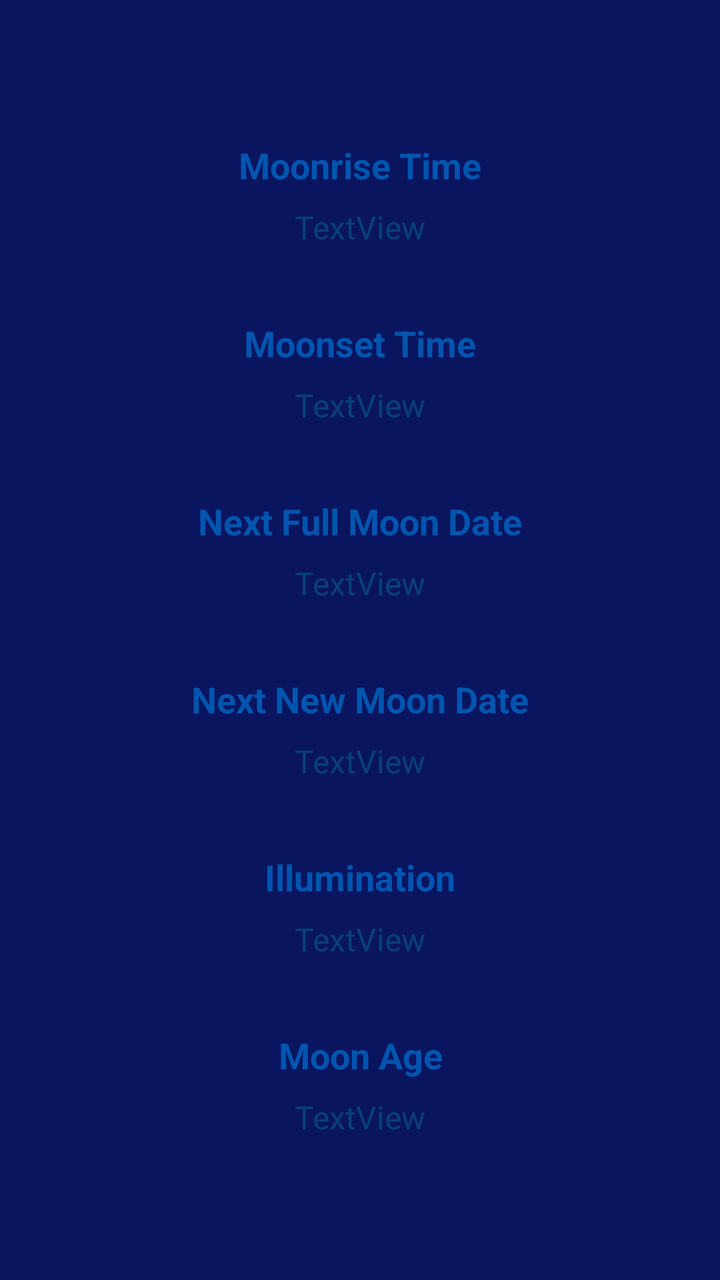
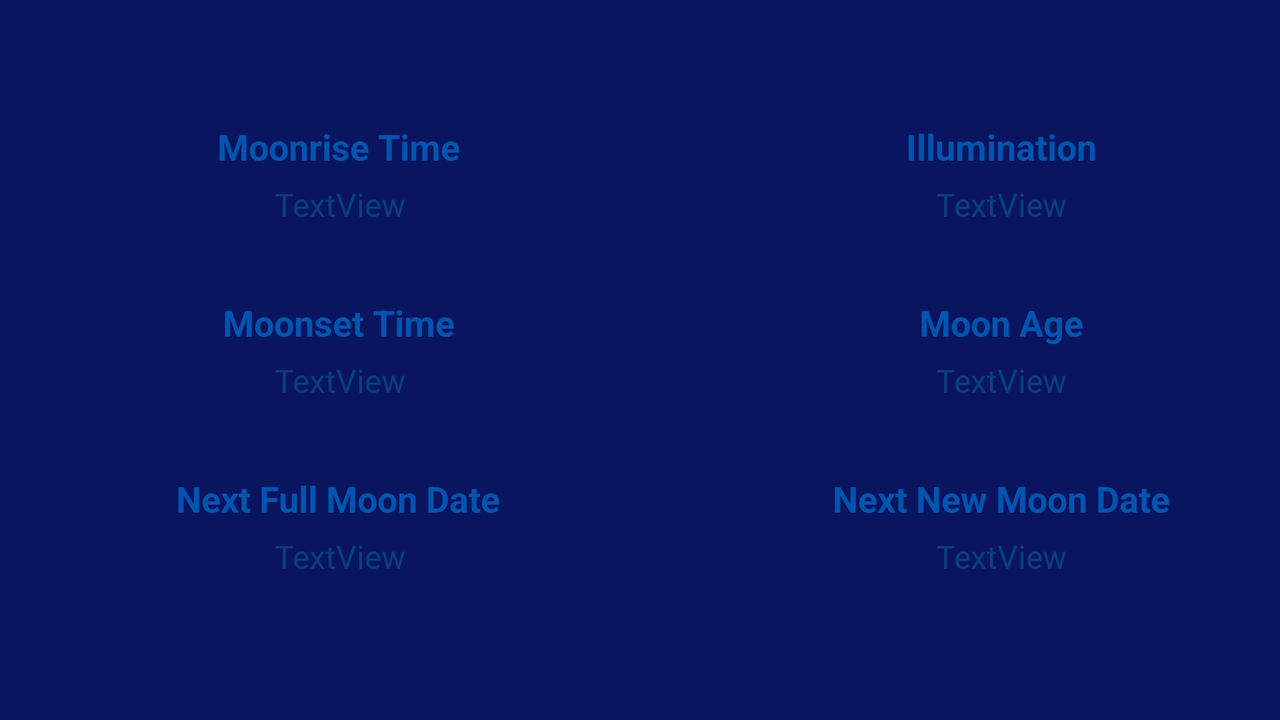

One screen, two layout resources from the same app: the default and the repository's alternative for another configuration. Each is rendered where Android would select it; the XML of both is given below.
<!-- AndroidManifest.xml: application theme AppTheme -->
<!-- res/layout/fragment_moon.xml -->
<LinearLayout xmlns:android="http://schemas.android.com/apk/res/android"
    xmlns:app="http://schemas.android.com/apk/res-auto"
    xmlns:tools="http://schemas.android.com/tools"
    android:layout_width="match_parent"
    android:layout_height="match_parent"
    android:background="@color/colorPrimaryDark"
    android:gravity="center"
    android:orientation="horizontal"
    tools:context="com.bbeny.astroweather.fragment.MoonFragment">

    <android.support.constraint.ConstraintLayout
        android:layout_width="wrap_content"
        android:layout_height="wrap_content">

        <TextView
            android:id="@+id/textView"
            android:layout_width="wrap_content"
            android:layout_height="wrap_content"
            android:layout_marginEnd="8dp"
            android:layout_marginLeft="8dp"
            android:layout_marginRight="8dp"
            android:layout_marginStart="8dp"
            android:layout_marginTop="8dp"
            android:layout_weight="1"
            android:text="Moonrise Time"
            android:textAlignment="center"
            android:textColor="@color/colorBackground"
            android:textSize="18sp"
            android:textStyle="bold"
            app:layout_constraintHorizontal_bias="0.502"
            app:layout_constraintLeft_toLeftOf="parent"
            app:layout_constraintRight_toRightOf="parent"
            app:layout_constraintTop_toTopOf="parent" />

        <TextView
            android:id="@+id/moonriseTime"
            android:layout_width="wrap_content"
            android:layout_height="wrap_content"
            android:layout_marginEnd="8dp"
            android:layout_marginLeft="8dp"
            android:layout_marginRight="8dp"
            android:layout_marginStart="8dp"
            android:layout_marginTop="8dp"
            android:layout_weight="1"
            android:textColor="@color/textColor"
            android:textSize="16sp"
            app:layout_constraintLeft_toLeftOf="parent"
            app:layout_constraintRight_toRightOf="parent"
            app:layout_constraintTop_toBottomOf="@+id/textView"
            tools:text="TextView" />

        <TextView
            android:id="@+id/textView11"
            android:layout_width="wrap_content"
            android:layout_height="wrap_content"
            android:layout_marginEnd="8dp"
            android:layout_marginLeft="8dp"
            android:layout_marginRight="8dp"
            android:layout_marginStart="8dp"
            android:layout_marginTop="35dp"
            android:layout_weight="1"
            android:text="Moonset Time"
            android:textAlignment="center"
            android:textColor="@color/colorBackground"
            android:textSize="18sp"
            android:textStyle="bold"
            app:layout_constraintHorizontal_bias="0.501"
            app:layout_constraintLeft_toLeftOf="parent"
            app:layout_constraintRight_toRightOf="parent"
            app:layout_constraintTop_toBottomOf="@+id/moonriseTime" />

        <TextView
            android:id="@+id/moonsetTime"
            android:layout_width="wrap_content"
            android:layout_height="wrap_content"
            android:layout_marginEnd="8dp"
            android:layout_marginLeft="8dp"
            android:layout_marginRight="8dp"
            android:layout_marginStart="8dp"
            android:layout_marginTop="8dp"
            android:layout_weight="1"
            android:textColor="@color/textColor"
            android:textSize="16sp"
            app:layout_constraintLeft_toLeftOf="parent"
            app:layout_constraintRight_toRightOf="parent"
            app:layout_constraintTop_toBottomOf="@+id/textView11"
            tools:text="TextView" />

        <TextView
            android:id="@+id/textView9"
            android:layout_width="wrap_content"
            android:layout_height="wrap_content"
            android:layout_marginEnd="8dp"
            android:layout_marginLeft="8dp"
            android:layout_marginRight="8dp"
            android:layout_marginStart="8dp"
            android:layout_marginTop="35dp"
            android:layout_weight="1"
            android:text="Next Full Moon Date"
            android:textAlignment="center"
            android:textColor="@color/colorBackground"
            android:textSize="18sp"
            android:textStyle="bold"
            app:layout_constraintLeft_toLeftOf="parent"
            app:layout_constraintRight_toRightOf="parent"
            app:layout_constraintTop_toBottomOf="@+id/moonsetTime" />

        <TextView
            android:id="@+id/fullMoon"
            android:layout_width="wrap_content"
            android:layout_height="wrap_content"
            android:layout_marginEnd="8dp"
            android:layout_marginLeft="8dp"
            android:layout_marginRight="8dp"
            android:layout_marginStart="8dp"
            android:layout_marginTop="8dp"
            android:layout_weight="1"
            android:textColor="@color/textColor"
            android:textSize="16sp"
            app:layout_constraintLeft_toLeftOf="parent"
            app:layout_constraintRight_toRightOf="parent"
            app:layout_constraintTop_toBottomOf="@+id/textView9"
            tools:text="TextView" />

        <TextView
            android:id="@+id/textView7"
            android:layout_width="wrap_content"
            android:layout_height="wrap_content"
            android:layout_marginEnd="8dp"
            android:layout_marginLeft="8dp"
            android:layout_marginRight="8dp"
            android:layout_marginStart="8dp"
            android:layout_marginTop="35dp"
            android:layout_weight="1"
            android:text="Next New Moon Date"
            android:textAlignment="center"
            android:textColor="@color/colorBackground"
            android:textSize="18sp"
            android:textStyle="bold"
            app:layout_constraintHorizontal_bias="0.503"
            app:layout_constraintLeft_toLeftOf="parent"
            app:layout_constraintRight_toRightOf="parent"
            app:layout_constraintTop_toBottomOf="@+id/fullMoon" />

        <TextView
            android:id="@+id/newMoon"
            android:layout_width="wrap_content"
            android:layout_height="wrap_content"
            android:layout_marginEnd="8dp"
            android:layout_marginLeft="8dp"
            android:layout_marginRight="8dp"
            android:layout_marginStart="8dp"
            android:layout_marginTop="8dp"
            android:layout_weight="1"
            android:textColor="@color/textColor"
            android:textSize="16sp"
            app:layout_constraintLeft_toLeftOf="parent"
            app:layout_constraintRight_toRightOf="parent"
            app:layout_constraintTop_toBottomOf="@+id/textView7"
            tools:text="TextView" />

        <TextView
            android:id="@+id/textView5"
            android:layout_width="wrap_content"
            android:layout_height="wrap_content"
            android:layout_marginEnd="8dp"
            android:layout_marginLeft="8dp"
            android:layout_marginRight="8dp"
            android:layout_marginStart="8dp"
            android:layout_marginTop="35dp"
            android:layout_weight="1"
            android:text="Illumination"
            android:textAlignment="center"
            android:textColor="@color/colorBackground"
            android:textSize="18sp"
            android:textStyle="bold"
            app:layout_constraintHorizontal_bias="0.502"
            app:layout_constraintLeft_toLeftOf="parent"
            app:layout_constraintRight_toRightOf="parent"
            app:layout_constraintTop_toBottomOf="@+id/newMoon" />

        <TextView
            android:id="@+id/illumination"
            android:layout_width="wrap_content"
            android:layout_height="wrap_content"
            android:layout_marginEnd="8dp"
            android:layout_marginLeft="8dp"
            android:layout_marginRight="8dp"
            android:layout_marginStart="8dp"
            android:layout_marginTop="8dp"
            android:layout_weight="1"
            android:textColor="@color/textColor"
            android:textSize="16sp"
            app:layout_constraintLeft_toLeftOf="parent"
            app:layout_constraintRight_toRightOf="parent"
            app:layout_constraintTop_toBottomOf="@+id/textView5"
            tools:text="TextView" />

        <TextView
            android:id="@+id/textView3"
            android:layout_width="wrap_content"
            android:layout_height="wrap_content"
            android:layout_marginEnd="8dp"
            android:layout_marginLeft="8dp"
            android:layout_marginRight="8dp"
            android:layout_marginStart="8dp"
            android:layout_marginTop="35dp"
            android:layout_weight="1"
            android:text="Moon Age"
            android:textAlignment="center"
            android:textColor="@color/colorBackground"
            android:textSize="18sp"
            android:textStyle="bold"
            app:layout_constraintHorizontal_bias="0.505"
            app:layout_constraintLeft_toLeftOf="parent"
            app:layout_constraintRight_toRightOf="parent"
            app:layout_constraintTop_toBottomOf="@+id/illumination" />

        <TextView
            android:id="@+id/moonAge"
            android:layout_width="wrap_content"
            android:layout_height="wrap_content"
            android:layout_marginBottom="8dp"
            android:layout_marginEnd="8dp"
            android:layout_marginLeft="8dp"
            android:layout_marginRight="8dp"
            android:layout_marginStart="8dp"
            android:layout_marginTop="8dp"
            android:layout_weight="1"
            android:textColor="@color/textColor"
            android:textSize="16sp"
            app:layout_constraintBottom_toBottomOf="parent"
            app:layout_constraintHorizontal_bias="0.501"
            app:layout_constraintLeft_toLeftOf="parent"
            app:layout_constraintRight_toRightOf="parent"
            app:layout_constraintTop_toBottomOf="@+id/textView3"
            app:layout_constraintVertical_bias="1.0"
            tools:text="TextView" />

    </android.support.constraint.ConstraintLayout>

</LinearLayout>
<!-- resources referenced by this layout -->
<resources>
  <color name="colorBackground">#0155ae</color>
  <color name="colorPrimaryDark">#0a1560</color>
  <color name="textColor">#08407c</color>
  <style name="AppTheme" parent="Theme.AppCompat.Light.DarkActionBar">
          
          <item name="android:windowBackground">@null</item>
          <item name="colorPrimary">@color/colorPrimary</item>
          <item name="colorPrimaryDark">@color/colorPrimaryDark</item>
          <item name="colorAccent">@color/colorAccent</item>
      </style>
  <color name="colorPrimary">#3F51B5</color>
  <color name="colorAccent">#FF4081</color>
</resources>
<!-- res/layout-land/fragment_moon.xml (the repository's variant of the layout above) -->
<!-- drawn on the phone turned sideways -->
<ScrollView xmlns:android="http://schemas.android.com/apk/res/android"
    xmlns:app="http://schemas.android.com/apk/res-auto"
    xmlns:tools="http://schemas.android.com/tools"
    android:layout_width="match_parent"
    android:layout_height="match_parent"
    android:background="@color/colorPrimaryDark"
    tools:context="com.bbeny.astroweather.MoonFragment">

    <android.support.constraint.ConstraintLayout
        android:layout_width="match_parent"
        android:layout_height="match_parent"
        android:layout_marginEnd="8dp"
        android:layout_marginLeft="8dp"
        android:layout_marginRight="8dp"
        android:layout_marginStart="8dp"
        app:layout_constraintLeft_toLeftOf="parent"
        app:layout_constraintRight_toRightOf="parent"
        tools:layout_editor_absoluteY="8dp">

        <android.support.constraint.ConstraintLayout
            android:layout_width="wrap_content"
            android:layout_height="wrap_content"
            android:layout_marginBottom="8dp"
            android:layout_marginLeft="8dp"
            android:layout_marginRight="8dp"
            android:layout_marginTop="45dp"
            app:layout_constraintBottom_toBottomOf="parent"
            app:layout_constraintLeft_toLeftOf="parent"
            app:layout_constraintRight_toLeftOf="@+id/constraintLayout"
            app:layout_constraintTop_toTopOf="parent"
            app:layout_constraintHorizontal_bias="0.31"
            app:layout_constraintVertical_bias="0.0"
            android:id="@+id/constraintLayout2">

            <TextView
                android:id="@+id/textView"
                android:layout_width="wrap_content"
                android:layout_height="wrap_content"
                android:layout_marginEnd="8dp"
                android:layout_marginLeft="8dp"
                android:layout_marginRight="8dp"
                android:layout_marginStart="8dp"
                android:layout_marginTop="16dp"
                android:layout_weight="1"
                android:text="Moonrise Time"
                android:textAlignment="center"
                android:textColor="@color/colorBackground"
                android:textSize="18sp"
                android:textStyle="bold"
                app:layout_constraintLeft_toLeftOf="parent"
                app:layout_constraintRight_toRightOf="parent"
                app:layout_constraintTop_toTopOf="parent" />

            <TextView
                android:id="@+id/moonriseTime"
                android:layout_width="wrap_content"
                android:layout_height="wrap_content"
                android:layout_marginEnd="8dp"
                android:layout_marginLeft="8dp"
                android:layout_marginRight="8dp"
                android:layout_marginStart="8dp"
                android:layout_weight="1"
                android:text="TextView"
                android:textAlignment="center"
                android:textColor="@color/textColor"
                android:textSize="16sp"
                app:layout_constraintHorizontal_bias="0.505"
                app:layout_constraintLeft_toLeftOf="parent"
                app:layout_constraintRight_toRightOf="parent"
                app:layout_constraintTop_toBottomOf="@+id/textView"
                android:layout_marginTop="6dp" />

            <TextView
                android:id="@+id/textView11"
                android:layout_width="wrap_content"
                android:layout_height="wrap_content"
                android:layout_marginEnd="8dp"
                android:layout_marginLeft="8dp"
                android:layout_marginRight="8dp"
                android:layout_marginStart="8dp"
                android:layout_marginTop="36dp"
                android:layout_weight="1"
                android:text="Moonset Time"
                android:textAlignment="center"
                android:textColor="@color/colorBackground"
                android:textSize="18sp"
                android:textStyle="bold"
                app:layout_constraintHorizontal_bias="0.5"
                app:layout_constraintLeft_toLeftOf="parent"
                app:layout_constraintRight_toRightOf="parent"
                app:layout_constraintTop_toBottomOf="@+id/moonriseTime" />

            <TextView
                android:id="@+id/moonsetTime"
                android:layout_width="wrap_content"
                android:layout_height="wrap_content"
                android:layout_marginEnd="8dp"
                android:layout_marginLeft="8dp"
                android:layout_marginRight="8dp"
                android:layout_marginStart="8dp"
                android:layout_weight="1"
                android:text="TextView"
                android:textAlignment="center"
                android:textColor="@color/textColor"
                android:textSize="16sp"
                app:layout_constraintHorizontal_bias="0.505"
                app:layout_constraintLeft_toLeftOf="parent"
                app:layout_constraintRight_toRightOf="parent"
                app:layout_constraintTop_toBottomOf="@+id/textView11"
                android:layout_marginTop="6dp" />

            <TextView
                android:id="@+id/textView9"
                android:layout_width="wrap_content"
                android:layout_height="wrap_content"
                android:layout_marginEnd="8dp"
                android:layout_marginLeft="8dp"
                android:layout_marginRight="8dp"
                android:layout_marginStart="8dp"
                android:layout_marginTop="36dp"
                android:layout_weight="1"
                android:text="Next Full Moon Date"
                android:textAlignment="center"
                android:textColor="@color/colorBackground"
                android:textSize="18sp"
                android:textStyle="bold"
                app:layout_constraintHorizontal_bias="0.5"
                app:layout_constraintLeft_toLeftOf="parent"
                app:layout_constraintRight_toRightOf="parent"
                app:layout_constraintTop_toBottomOf="@+id/moonsetTime" />

            <TextView
                android:id="@+id/fullMoon"
                android:layout_width="wrap_content"
                android:layout_height="wrap_content"
                android:layout_marginBottom="16dp"
                android:layout_marginEnd="8dp"
                android:layout_marginLeft="8dp"
                android:layout_marginRight="8dp"
                android:layout_marginStart="8dp"
                android:layout_marginTop="6dp"
                android:layout_weight="1"
                android:text="TextView"
                android:textAlignment="center"
                android:textColor="@color/textColor"
                android:textSize="16sp"
                app:layout_constraintBottom_toBottomOf="parent"
                app:layout_constraintHorizontal_bias="0.505"
                app:layout_constraintLeft_toLeftOf="parent"
                app:layout_constraintRight_toRightOf="parent"
                app:layout_constraintTop_toBottomOf="@+id/textView9" />

        </android.support.constraint.ConstraintLayout>

        <android.support.constraint.ConstraintLayout
            android:id="@+id/constraintLayout"
            android:layout_width="wrap_content"
            android:layout_height="wrap_content"
            android:layout_marginBottom="8dp"
            android:layout_marginRight="39dp"
            android:layout_marginTop="45dp"
            app:layout_constraintBottom_toBottomOf="parent"
            app:layout_constraintRight_toRightOf="parent"
            app:layout_constraintTop_toTopOf="parent"
            app:layout_constraintVertical_bias="0.0">

            <TextView
                android:id="@+id/textView5"
                android:layout_width="wrap_content"
                android:layout_height="wrap_content"
                android:layout_marginEnd="8dp"
                android:layout_marginLeft="8dp"
                android:layout_marginRight="8dp"
                android:layout_marginStart="8dp"
                android:layout_weight="1"
                android:text="Illumination"
                android:textAlignment="center"
                android:textColor="@color/colorBackground"
                android:textSize="18sp"
                android:textStyle="bold"
                app:layout_constraintHorizontal_bias="0.5"
                app:layout_constraintLeft_toLeftOf="parent"
                app:layout_constraintRight_toRightOf="parent"
                app:layout_constraintTop_toTopOf="parent"
                android:layout_marginTop="16dp" />

            <TextView
                android:id="@+id/illumination"
                android:layout_width="wrap_content"
                android:layout_height="wrap_content"
                android:layout_marginEnd="8dp"
                android:layout_marginLeft="8dp"
                android:layout_marginRight="8dp"
                android:layout_marginStart="8dp"
                android:layout_marginTop="6dp"
                android:layout_weight="1"
                android:text="TextView"
                android:textColor="@color/textColor"
                android:textSize="16sp"
                app:layout_constraintLeft_toLeftOf="parent"
                app:layout_constraintRight_toRightOf="parent"
                app:layout_constraintTop_toBottomOf="@+id/textView5" />

            <TextView
                android:id="@+id/textView3"
                android:layout_width="wrap_content"
                android:layout_height="wrap_content"
                android:layout_marginEnd="8dp"
                android:layout_marginLeft="8dp"
                android:layout_marginRight="8dp"
                android:layout_marginStart="8dp"
                android:layout_marginTop="36dp"
                android:layout_weight="1"
                android:text="Moon Age"
                android:textAlignment="center"
                android:textColor="@color/colorBackground"
                android:textSize="18sp"
                android:textStyle="bold"
                app:layout_constraintHorizontal_bias="0.5"
                app:layout_constraintLeft_toLeftOf="parent"
                app:layout_constraintRight_toRightOf="parent"
                app:layout_constraintTop_toBottomOf="@+id/illumination" />

            <TextView
                android:id="@+id/moonAge"
                android:layout_width="wrap_content"
                android:layout_height="wrap_content"
                android:layout_marginEnd="8dp"
                android:layout_marginLeft="8dp"
                android:layout_marginRight="8dp"
                android:layout_marginStart="8dp"
                android:layout_marginTop="6dp"
                android:layout_weight="1"
                android:text="TextView"
                android:textColor="@color/textColor"
                android:textSize="16sp"
                app:layout_constraintLeft_toLeftOf="parent"
                app:layout_constraintRight_toRightOf="parent"
                app:layout_constraintTop_toBottomOf="@+id/textView3" />

            <TextView
                android:id="@+id/textView7"
                android:layout_width="wrap_content"
                android:layout_height="wrap_content"
                android:layout_marginEnd="8dp"
                android:layout_marginLeft="8dp"
                android:layout_marginRight="8dp"
                android:layout_marginStart="8dp"
                android:layout_weight="1"
                android:text="Next New Moon Date"
                android:textAlignment="center"
                android:textColor="@color/colorBackground"
                android:textSize="18sp"
                android:textStyle="bold"
                app:layout_constraintHorizontal_bias="0.5"
                app:layout_constraintLeft_toLeftOf="parent"
                app:layout_constraintRight_toRightOf="parent"
                android:layout_marginTop="36dp"
                app:layout_constraintTop_toBottomOf="@+id/moonAge" />

            <TextView
                android:id="@+id/newMoon"
                android:layout_width="wrap_content"
                android:layout_height="wrap_content"
                android:layout_marginEnd="8dp"
                android:layout_marginLeft="8dp"
                android:layout_marginRight="8dp"
                android:layout_marginStart="8dp"
                android:layout_weight="1"
                android:text="TextView"
                android:textColor="@color/textColor"
                android:textSize="16sp"
                app:layout_constraintLeft_toLeftOf="parent"
                app:layout_constraintRight_toRightOf="parent"
                android:layout_marginTop="6dp"
                app:layout_constraintTop_toBottomOf="@+id/textView7"
                app:layout_constraintBottom_toBottomOf="parent"
                android:layout_marginBottom="16dp"
                app:layout_constraintVertical_bias="0.0" />
        </android.support.constraint.ConstraintLayout>

    </android.support.constraint.ConstraintLayout>

</ScrollView>
